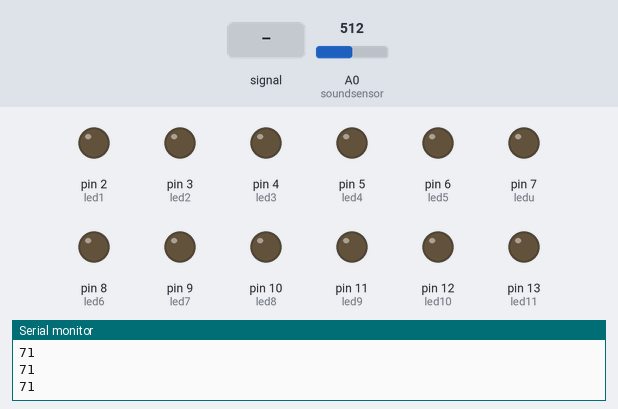
The sketch below on a simulated Arduino Uno, built with avr-gcc and run on an emulated ATmega328P. Shown: output pins drawn as LEDs (lit = HIGH), the last lines printed to the serial monitor. Dashed ring = blinking. The test bench sets the inputs (shaded band); at power-on: A0 (soundsensor) = 512.

Above: at 1.2 s.
1.3 s: A0 (soundsensor) fed a 200 Hz sine of ±81 counts around its level
4.3 s: A0 (soundsensor) set to 438
At 5.3 s:
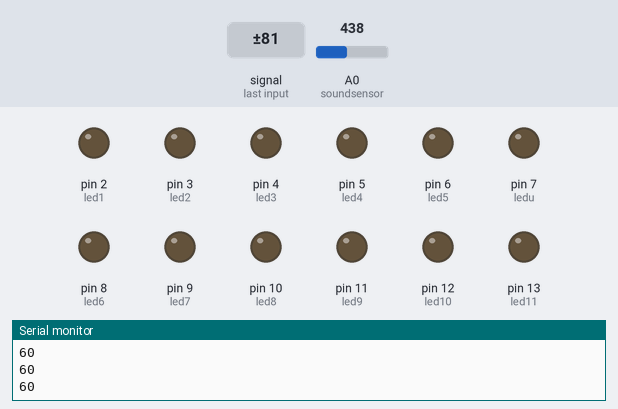
5.8 s: A0 (soundsensor) set to 418
At 7.0 s:
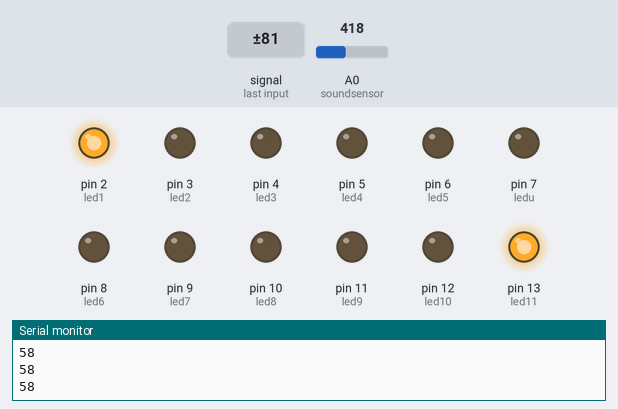
7.3 s: A0 (soundsensor) fed a 1000 Hz sine of ±255 counts around its level
At 8.23 s:
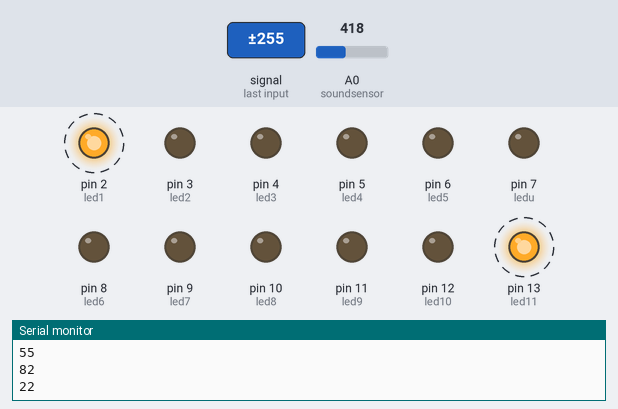
10.3 s: A0 (soundsensor) fed a 2 Hz sine of ±306 counts around its level
At 12.99 s:
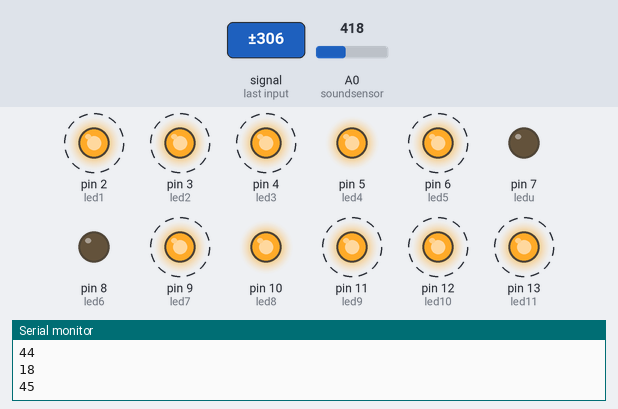
13.3 s: A0 (soundsensor) set to 30
At 14.6 s:
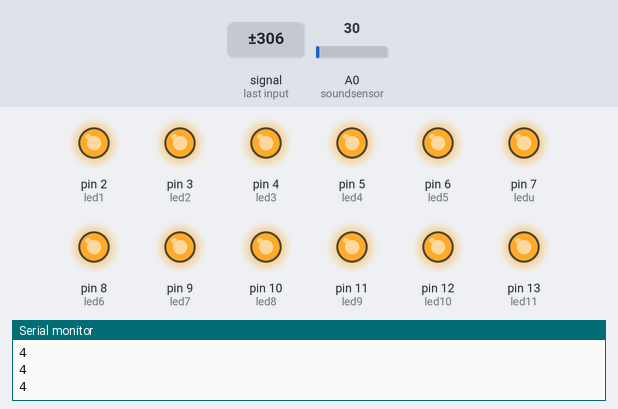
Timing chart, 0 to 15.9 s (numbered marks = the images above; inputs shaded):
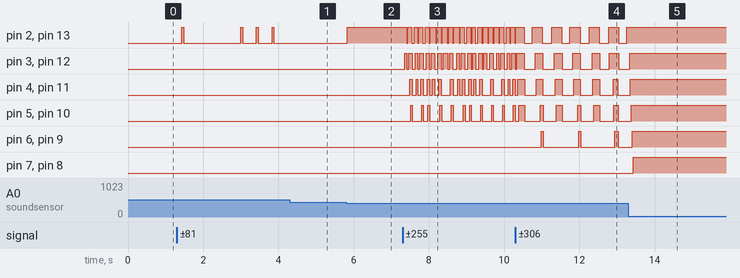

The sketch:

Audio.Visualizer.final.ino
```cpp
int soundsensor = A0;

int led1 = 2;
int led2 = 3;
int led3 = 4;
int led4 = 5;
int led5 = 6;
int ledu = 7;
int led6 = 8;
int led7 = 9;
int led8 = 10;
int led9 = 11;
int led10 = 12;
int led11 = 13;
float t = 25;
float t1 = 5;
void setup() {
  // put your setup code here, to run once:
pinMode(soundsensor, INPUT);
pinMode(led1,OUTPUT);
pinMode(led2,OUTPUT);
pinMode(led3,OUTPUT);
pinMode(led4,OUTPUT);
pinMode(led5,OUTPUT);
pinMode(ledu,OUTPUT);
pinMode(led6,OUTPUT);
pinMode(led7,OUTPUT);
pinMode(led8,OUTPUT);
pinMode(led9,OUTPUT);
pinMode(led10,OUTPUT);
pinMode(led11,OUTPUT);
Serial.begin(9600);
}

void loop() {
  // put your main code here, to run repeatedly:
int sensorValk= analogRead(soundsensor);
int sensorVal= map(sensorValk, 0, 720, 0, 100);
Serial.println(sensorVal);


if(sensorVal<60){
  digitalWrite(led1,HIGH);
  digitalWrite(led11,HIGH);
  delay(t);}
else{
digitalWrite(led11,LOW);
digitalWrite(led1,LOW);
delay(t1);
}

if(sensorVal<50){
  digitalWrite(led2,HIGH);
  digitalWrite(led10,HIGH);
  delay(t);}
else{
digitalWrite(led10,LOW);
digitalWrite(led2,LOW);
delay(t1);
}

if(sensorVal<40){
  digitalWrite(led3,HIGH);
  digitalWrite(led9,HIGH);
  delay(t);}
else{
digitalWrite(led9,LOW);
digitalWrite(led3,LOW);
delay(t1);
}

if(sensorVal<30){
  digitalWrite(led4,HIGH);
  digitalWrite(led8,HIGH);
  delay(t);}
else{
digitalWrite(led8,LOW);
digitalWrite(led4,LOW);
delay(t1);
}

if(sensorVal<20){
  digitalWrite(led5,HIGH);
  digitalWrite(led7,HIGH);
  delay(t);}
else{
digitalWrite(led7,LOW);
digitalWrite(led5,LOW);
delay(t1);
}

if(sensorVal<5){
  digitalWrite(led6,HIGH);
  digitalWrite(ledu,HIGH);
  delay(t);}
else{
digitalWrite(led6,LOW);
digitalWrite(ledu,LOW);
  delay(t1);
}


}
```

Measured:
- the behaviour switches between 432 and 431 on A0 (soundsensor) (found by bisection; images 1 and 2)
- after the input at 4.3 s, pin 2 (led1), pin 13 (led11): stops changing and stays LOW
- after the input at 5.8 s, pin 2 (led1), pin 13 (led11): LOW → HIGH at once
- after the input at 7.3 s, pin 2 (led1), pin 13 (led11): alternates HIGH for 0.11 s and LOW for 0.03 s, starting after 0.11 s
- after the input at 10.3 s, pin 2 (led1), pin 13 (led11): alternates HIGH for 0.27 s and LOW for 0.23 s, starting after 0.24 s; pin 3 (led2), pin 12 (led10): alternates HIGH for 0.20 s and LOW for 0.28 s, starting after 0.24 s; pin 6 (led5), pin 9 (led7): alternates HIGH for 0.05 s and LOW for 0.93 s, starting after 0.69 s
- after the input at 13.3 s, pin 2 (led1), pin 13 (led11): stops changing and stays HIGH; pin 3 (led2), pin 12 (led10): goes on until 13.3 s, then stays HIGH; pin 4 (led3), pin 5 (led4), pin 10 (led8), pin 11 (led9): goes on until 13.4 s, then stays HIGH; pin 7 (ledu), pin 8 (led6): LOW → HIGH after 0.14 s
- by itself, pin 4 (led3), pin 11 (led9): alternates HIGH for 0.18 s and LOW for 0.33 s
- by itself, pin 5 (led4), pin 10 (led8): repeats every 1.0 s: HIGH 0.16 s, LOW 0.41 s, HIGH 0.07 s, LOW 0.35 s
